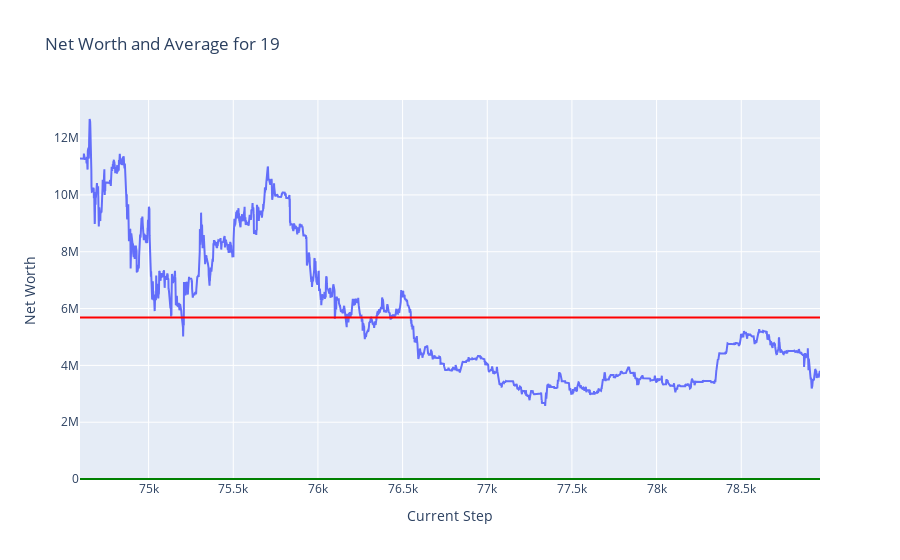
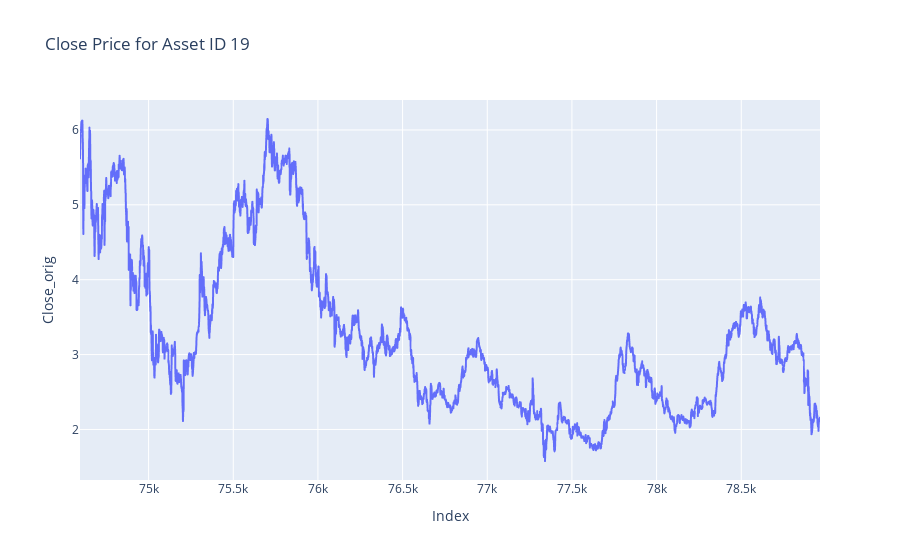
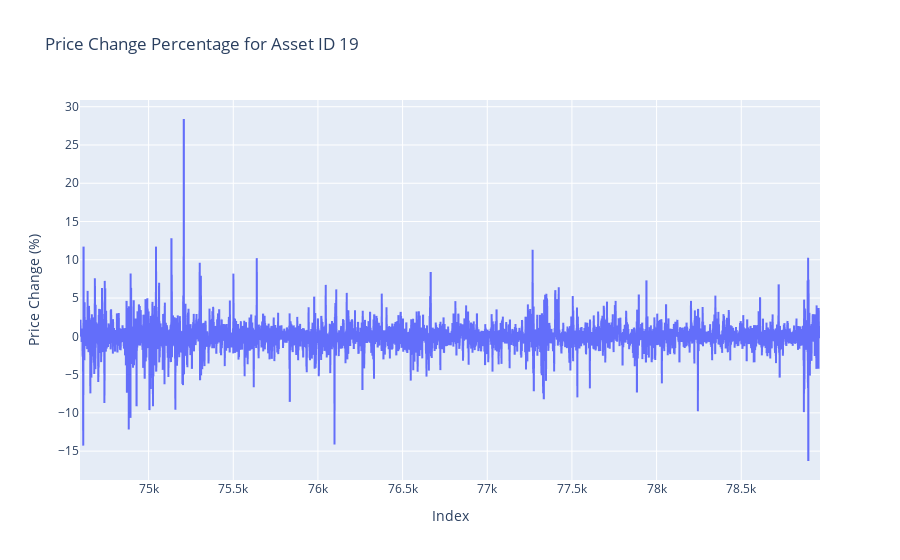
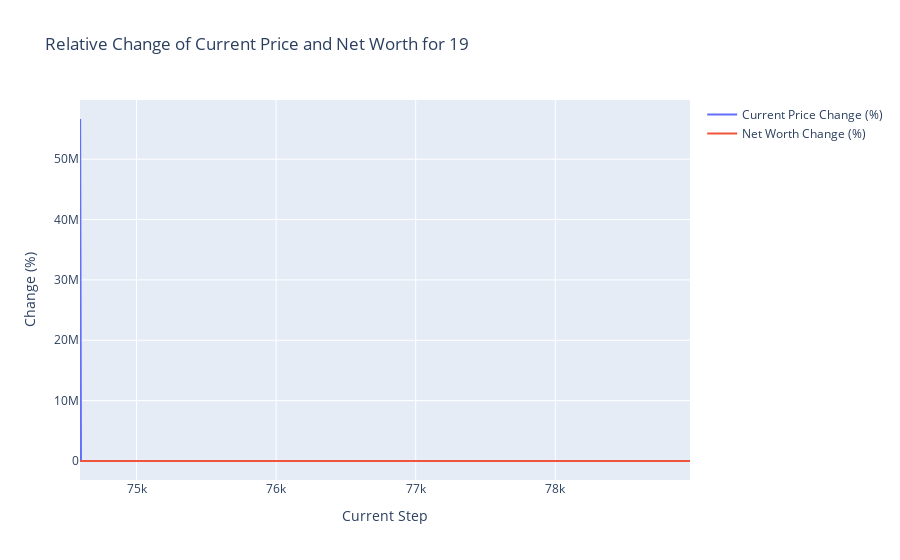

These figures' notebook cell, in order:
### Markdown cell above
## Plots

### Code cell
token = 19
plot_token_data(df = train_hist_df, token = token)
plot_close_by_asset(df= train_df, asset_id= token)
plot_price_change_by_asset(df= train_df, asset_id= token)
plot_relative_change_by_token(df = train_hist_df, token = token)

### Figure 1 — Plotly figure (JSON) as saved in the notebook; plotly's stock layout.template omitted (floating-point values rounded to 4 significant figures; data arrays with more than 128 entries replaced by an {"elided": "..."} marker saying what was removed)
{"data": [{"mode": "lines", "name": "Net Worth", "type": "scatter", "x": {"elided": "4371 int values"}, "y": {"elided": "4371 float values"}}], "layout": {"shapes": [{"line": {"color": "green"}, "name": "Net Worth = 1000", "type": "line", "x0": 0, "x1": 1, "xref": "x domain", "y0": 1000, "y1": 1000, "yref": "y"}, {"line": {"color": "red"}, "name": "Average Net Worth = 5685487.88", "type": "line", "x0": 0, "x1": 1, "xref": "x domain", "y0": 5685000.0, "y1": 5685000.0, "yref": "y"}], "title": {"text": "Net Worth and Average for 19"}, "xaxis": {"title": {"text": "Current Step"}}, "yaxis": {"title": {"text": "Net Worth"}}}}

### Figure 2 — Plotly figure (JSON) as saved in the notebook; plotly's stock layout.template omitted (floating-point values rounded to 4 significant figures; data arrays with more than 128 entries replaced by an {"elided": "..."} marker saying what was removed)
{"data": [{"hovertemplate": "Index=%{x}<br>Close_orig=%{y}<extra></extra>", "legendgroup": "", "line": {"color": "#636efa", "dash": "solid"}, "marker": {"symbol": "circle"}, "mode": "lines", "name": "", "showlegend": false, "type": "scattergl", "x": {"elided": "4371 int values"}, "xaxis": "x", "y": {"elided": "4371 float values"}, "yaxis": "y"}], "layout": {"legend": {"tracegroupgap": 0}, "title": {"text": "Close Price for Asset ID 19"}, "xaxis": {"anchor": "y", "domain": [0, 1], "title": {"text": "Index"}}, "yaxis": {"anchor": "x", "domain": [0, 1], "title": {"text": "Close_orig"}}}}

### Figure 3 — Plotly figure (JSON) as saved in the notebook; plotly's stock layout.template omitted (floating-point values rounded to 4 significant figures; data arrays with more than 128 entries replaced by an {"elided": "..."} marker saying what was removed)
{"data": [{"hovertemplate": "Index=%{x}<br>Price Change (%)=%{y}<extra></extra>", "legendgroup": "", "line": {"color": "#636efa", "dash": "solid"}, "marker": {"symbol": "circle"}, "mode": "lines", "name": "", "showlegend": false, "type": "scattergl", "x": {"elided": "4371 int values"}, "xaxis": "x", "y": {"elided": "4371 float values"}, "yaxis": "y"}], "layout": {"legend": {"tracegroupgap": 0}, "title": {"text": "Price Change Percentage for Asset ID 19"}, "xaxis": {"anchor": "y", "domain": [0, 1], "title": {"text": "Index"}}, "yaxis": {"anchor": "x", "domain": [0, 1], "title": {"text": "Price Change (%)"}}}}

### Figure 4 — Plotly figure (JSON) as saved in the notebook; plotly's stock layout.template omitted (floating-point values rounded to 4 significant figures; data arrays with more than 128 entries replaced by an {"elided": "..."} marker saying what was removed)
{"data": [{"mode": "lines", "name": "Current Price Change (%)", "type": "scatter", "x": {"elided": "4371 int values"}, "y": {"elided": "4371 float values"}}, {"mode": "lines", "name": "Net Worth Change (%)", "type": "scatter", "x": {"elided": "4371 int values"}, "y": {"elided": "4371 float values"}}], "layout": {"title": {"text": "Relative Change of Current Price and Net Worth for 19"}, "xaxis": {"title": {"text": "Current Step"}}, "yaxis": {"title": {"text": "Change (%)"}}}}
